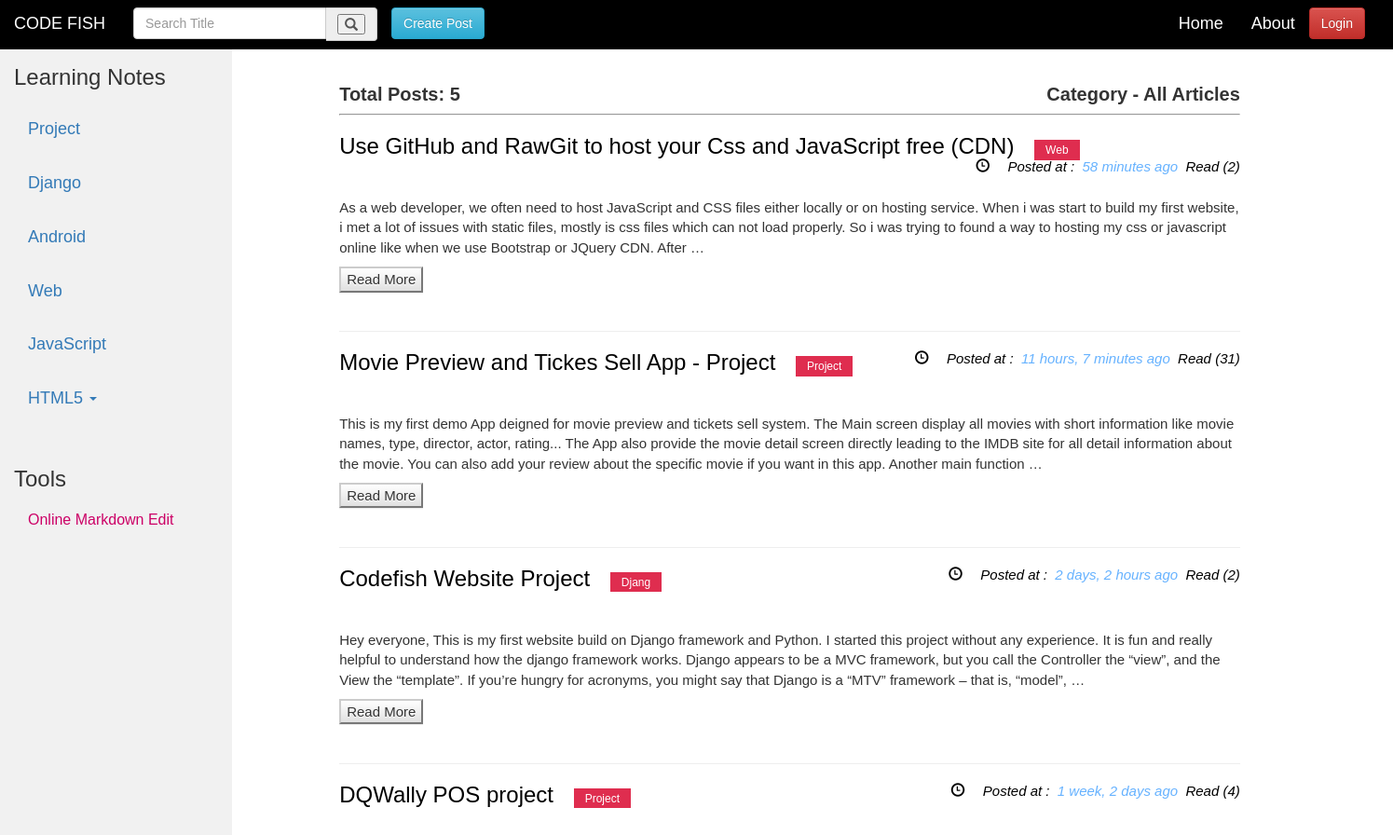
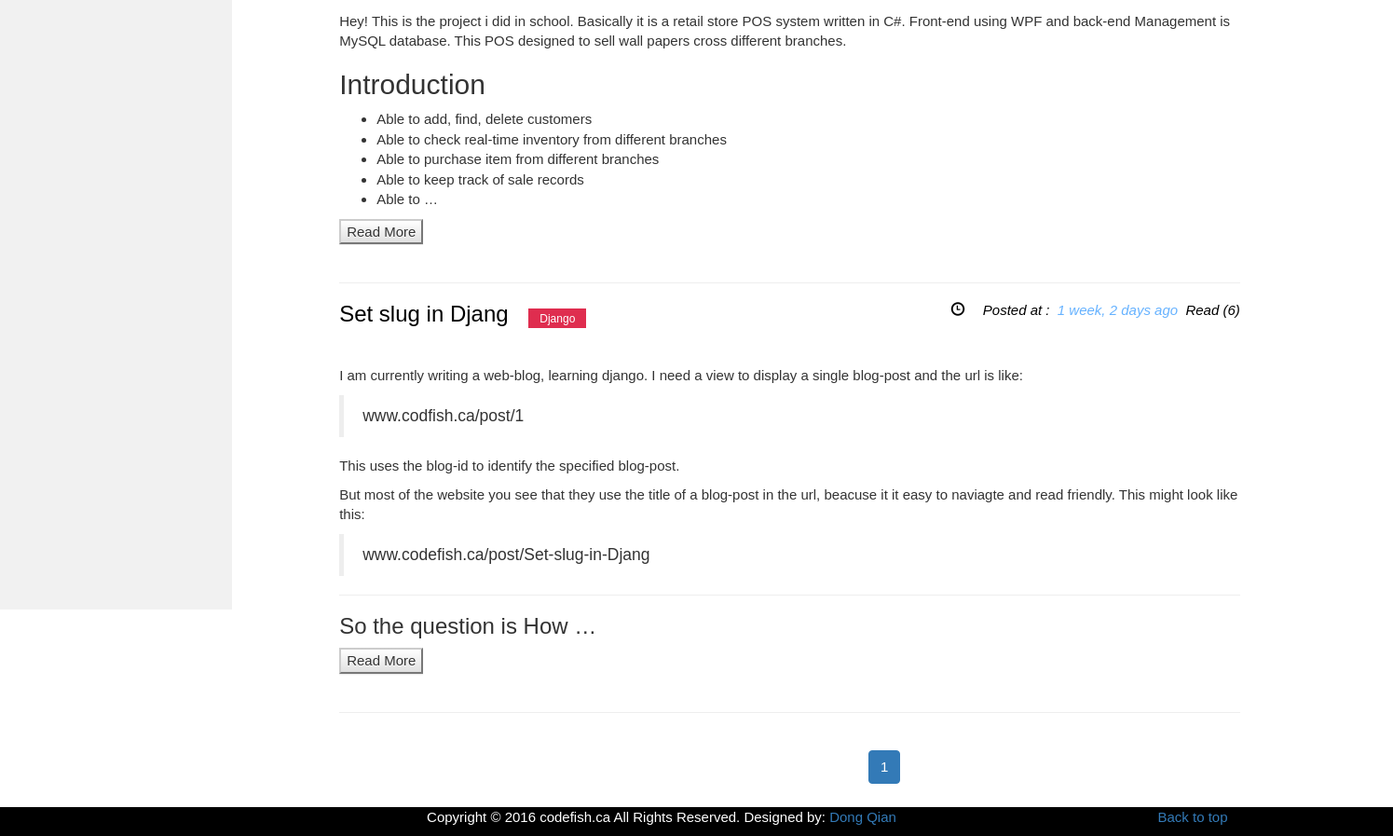
The page / on the database its author committed (2 pictures, top to bottom).
### article/models.py (models this page shows, shortened)
class Article(models.Model) :
    title = models.CharField(max_length = 100)
    category = models.CharField(max_length = 50)
    date_time = models.DateTimeField(auto_now_add = True)
    content = models.TextField()
    slug = models.SlugField(max_length=100, unique=True, db_index=True)
    views = models.IntegerField(default=0)
    class Meta:
        ordering = ['-date_time']

### article/views.py (the view)
# urls.py: url(r'^$', views.home, name='home'),
def home(request):
    try:
        queryset = Article.objects.all()
    except Article.DoesNotExist:
        raise Http404
    paginator = Paginator(queryset, 5)  # Show 25 contacts per page
    page = request.GET.get('page')
    try:
        post_list = paginator.page(page)
    except PageNotAnInteger:
        post_list = paginator.page(1)
    except EmptyPage:
        post_list = paginator.page(paginator.num_pages)
    context = {
        'post_list': post_list,
        'post_count': len(post_list)
    }
    return render(request, 'home.html', context)

### article/templatetags/custom_markdown.py (called while the page is built)
@register.filter(is_safe=True)
@stringfilter
def custom_markdown(value):
    return mark_safe(markdown.markdown(value,
        extensions = ['markdown.extensions.fenced_code', 'markdown.extensions.codehilite'],
                                       safe_mode=True,
                                       enable_attributes=False))

### templates/home.html (shortened to what this page needs)
{% extends "base.html" %}
{% load custom_markdown %}
{% block content %}
<div>
    <div >
        <h3 class ='totalPost'> Total Posts: {{ post_count }}<span class="head">Category - All Articles </span></h3>
        <hr id="underLine">
    </div>
    {% for post in post_list %}
        <h3><a class="title" href="{% url "postDetail" slug=post.slug %}">{{ post.title }}</a>
            <a class ="category" href="{% url "search_tag" tag=post.category %}">{{ post.category }}</a>
            <span class="timeLocation"><span class="glyphicon glyphicon-time">&nbsp;</span> Posted at&nbsp;:&nbsp;&nbsp;<span class="time">{{ post.date_time | timesince}} ago</span>&nbsp;&nbsp;Read ({{ post.views }})</span>
        </h3><br>
    <p>{{ post.content|custom_markdown|truncatewords_html:70 }}</p>
    <a href="{% url "postDetail" slug=post.slug %}"><button class="btn-default readMore">Read More</button></a>
        <br><br><hr>
    {% endfor %}
    <div class="container text-center">
        <ul class="pagination">
            {% for page in post_list.paginator.page_range %}
                <li class="{% if post_list.number == page  %}active{% endif %}"><a href="?page={{page }}">{{ page }}</a></li>
            {% endfor %}
        </ul>
    </div>
</div>
{% endblock %}

### static/css/codefish.css (style rules this page uses)
body { font-family: Arial, Helvetica, verdana, arial, sans-serif; font-size: 15px; border: 0 none; padding-top: 50px; }
a.category { margin: 0 0.1em; padding: 0.3em 1em; background: #df2d4f; font-size: 90%; color: white; font-size: 12px; margin-left:15px; }
#underLine { display: block; margin-top: 0.5em; margin-bottom: 0.5em; margin-left: auto; margin-right: auto; border-style: inset; border-width: 1px; }
.head { font-size: 20px; float: right; font-weight: bold; }
.title { color:black; }
span.timeLocation { font-style: italic; font-size: 15px; color: black; float: right; }
.time { color: #66b2ff; }
.totalPost { font-size: 20px; font-weight: bold; }

### rows shown on the page
Article: title "Use GitHub and RawGit to host your Css and JavaScript free (CDN)", category "Web", date_time "58 minutes", views "2", content|custom_markdown "As a web developer, we often need to host JavaScript and CSS files either locally or on hosting service. When i was start to build my first website, i met a lot of issues with static files, mostly is css files which can not load properly. So i was trying to found a way to hosting my css or javascript online like when we use Bootstrap or JQuery CDN. After …"
Article: title "Movie Preview and Tickes Sell App - Project", category "Project", date_time "11 hours, 7 minutes", views "31", content|custom_markdown "This is my first demo App deigned for movie preview and tickets sell system. The Main screen display all movies with short information like movie names, type, director, actor, rating... The App also provide the movie detail screen directly leading to the IMDB site for all detail information about the movie. You can also add your review about the specific movie if you want in this app. Another main function …"
Article: title "Codefish Website Project", category "Djang", date_time "2 days, 2 hours", views "2", content|custom_markdown "Hey everyone, This is my first website build on Django framework and Python. I started this project without any experience. It is fun and really helpful to understand how the django framework works. Django appears to be a MVC framework, but you call the Controller the “view”, and the View the “template”. If you’re hungry for acronyms, you might say that Django is a “MTV” framework – that is, “model”, …"
Article: title "DQWally POS project", category "Project", date_time "1 week, 2 days", views "4", content|custom_markdown "Hey! This is the project i did in school. Basically it is a retail store POS system written in C#. Front-end using WPF and back-end Management is MySQL database. This POS designed to sell wall papers cross different branches. Introduction Able to add, find, delete customers Able to check real-time inventory from different branches Able to purchase item from different branches Able to keep track of sale records Able to …"
Article: title "Set slug in Djang", category "Django", date_time "1 week, 2 days", views "6", content|custom_markdown "I am currently writing a web-blog, learning django. I need a view to display a single blog-post and the url is like: www.codfish.ca/post/1 This uses the blog-id to identify the specified blog-post. But most of the website you see that they use the title of a blog-post in the url, beacuse it it easy to naviagte and read friendly. This might look like this: www.codefish.ca/post/Set-slug-in-Djang So the question is How …"

### other values the page prints
{{ post_count }} "5"
{{ page }} "1"
